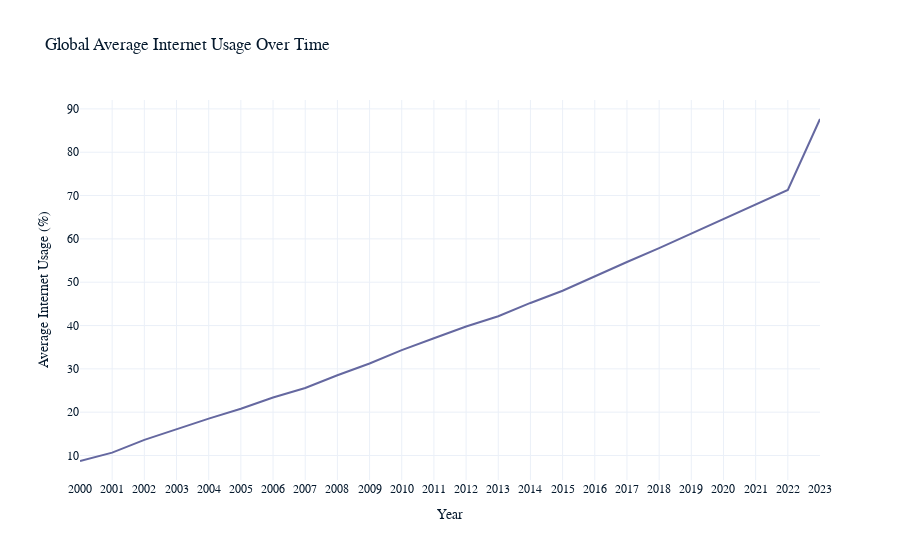

Notebook code for this chart:
### Code cell
import plotly.express as px

fig = px.line(df_avg_usage, x='year', y='avg_internet_usage',
              title='Global Average Internet Usage Over Time',
              labels={'avg_internet_usage': 'Average Internet Usage (%)', 'year': 'Year'})
fig.update_layout(xaxis=dict(dtick=1))
fig.show()

### Figure 1 — Plotly figure (JSON) as saved in the notebook; plotly's stock layout.template omitted (floating-point values rounded to 4 significant figures)
{"data": [{"hovertemplate": "Year=%{x}<br>Average Internet Usage (%)=%{y}<extra></extra>", "legendgroup": "", "line": {"color": "#6568a0", "dash": "solid"}, "marker": {"symbol": "circle"}, "mode": "lines", "name": "", "orientation": "v", "showlegend": false, "x": [2000, 2001, 2002, 2003, 2004, 2005, 2006, 2007, 2008, 2009, 2010, 2011, 2012, 2013, 2014, 2015, 2016, 2017, 2018, 2019, 2020, 2021, 2022, 2023], "xaxis": "x", "y": [8.732, 10.65, 13.62, 16.11, 18.52, 20.8, 23.38, 25.6, 28.51, 31.24, 34.32, 37.05, 39.78, 42.14, 45.21, 48.03, 51.39, 54.66, 57.86, 61.25, 64.49, 67.88, 71.29, 87.67], "yaxis": "y", "type": "scatter"}], "layout": {"xaxis": {"anchor": "y", "domain": [0, 1], "title": {"text": "Year"}, "dtick": 1}, "yaxis": {"anchor": "x", "domain": [0, 1], "title": {"text": "Average Internet Usage (%)"}}, "legend": {"tracegroupgap": 0}, "title": {"text": "Global Average Internet Usage Over Time"}}}
